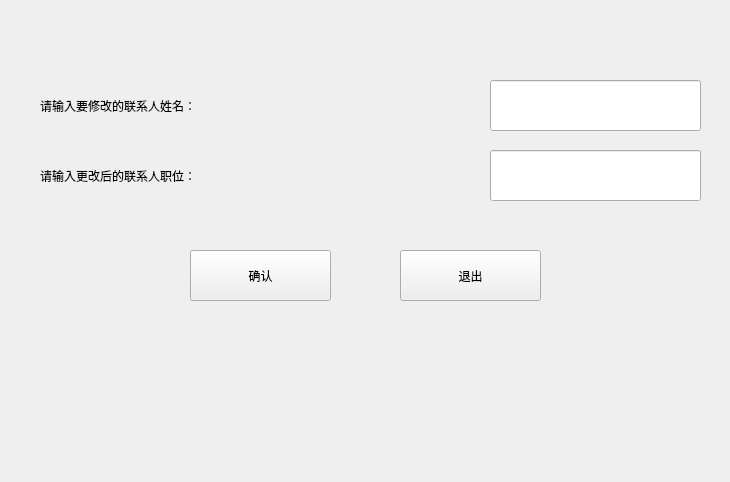
<?xml version="1.0" encoding="UTF-8"?>
<ui version="4.0">
 <class>modpeopleposition</class>
 <widget class="QWidget" name="modpeopleposition">
  <property name="geometry">
   <rect>
    <x>0</x>
    <y>0</y>
    <width>730</width>
    <height>482</height>
   </rect>
  </property>
  <property name="windowTitle">
   <string>Form</string>
  </property>
  <widget class="QPushButton" name="ok">
   <property name="geometry">
    <rect>
     <x>190</x>
     <y>250</y>
     <width>141</width>
     <height>51</height>
    </rect>
   </property>
   <property name="styleSheet">
    <string notr="true">font: 14pt &quot;微软雅黑&quot;;</string>
   </property>
   <property name="text">
    <string>确认</string>
   </property>
  </widget>
  <widget class="QPushButton" name="quit">
   <property name="geometry">
    <rect>
     <x>400</x>
     <y>250</y>
     <width>141</width>
     <height>51</height>
    </rect>
   </property>
   <property name="styleSheet">
    <string notr="true">font: 14pt &quot;微软雅黑&quot;;</string>
   </property>
   <property name="text">
    <string>退出</string>
   </property>
  </widget>
  <widget class="QLabel" name="label_2">
   <property name="geometry">
    <rect>
     <x>40</x>
     <y>150</y>
     <width>431</width>
     <height>51</height>
    </rect>
   </property>
   <property name="styleSheet">
    <string notr="true">font: 14pt &quot;微软雅黑&quot;;</string>
   </property>
   <property name="text">
    <string>请输入更改后的联系人职位：</string>
   </property>
  </widget>
  <widget class="QLineEdit" name="Position">
   <property name="geometry">
    <rect>
     <x>490</x>
     <y>150</y>
     <width>211</width>
     <height>51</height>
    </rect>
   </property>
   <property name="styleSheet">
    <string notr="true">font: 14pt &quot;微软雅黑&quot;;</string>
   </property>
  </widget>
  <widget class="QLabel" name="label">
   <property name="geometry">
    <rect>
     <x>40</x>
     <y>80</y>
     <width>431</width>
     <height>51</height>
    </rect>
   </property>
   <property name="styleSheet">
    <string notr="true">font: 14pt &quot;微软雅黑&quot;;</string>
   </property>
   <property name="text">
    <string>请输入要修改的联系人姓名：</string>
   </property>
  </widget>
  <widget class="QLineEdit" name="Name">
   <property name="geometry">
    <rect>
     <x>490</x>
     <y>80</y>
     <width>211</width>
     <height>51</height>
    </rect>
   </property>
   <property name="styleSheet">
    <string notr="true">font: 14pt &quot;微软雅黑&quot;;</string>
   </property>
  </widget>
 </widget>
 <resources/>
 <connections/>
</ui>
